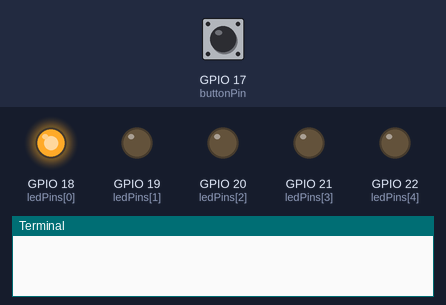
Bench run of a program on a simulated Raspberry Pi (BCM pin numbers). Shown: output pins drawn as LEDs (lit = HIGH), the last lines printed to the terminal. The test bench sets the inputs (shaded band); at power-on: GPIO 17 (buttonPin) HIGH.

Above: at 0.1 s.
At 1.2 s:
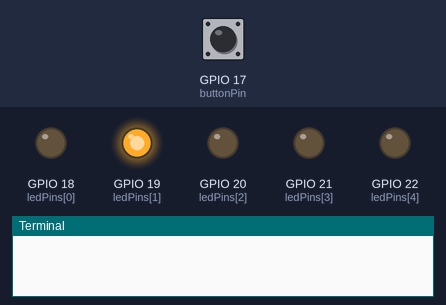
1.3 s: GPIO 17 (buttonPin) pulled LOW for 0.15 s
At 2.8 s:
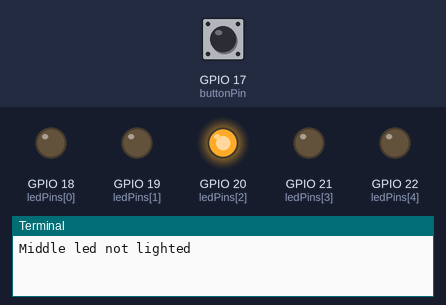
Timing chart, 0 to 10.4 s (numbered marks = the images above; inputs shaded):
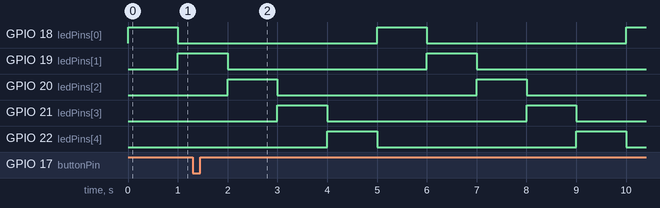

The program:

whack_a_mole.py
```python
#Import modules
import RPi.GPIO as GPIO
import time

#Define variables
buttonPin = 17
ledPins = [18, 19, 20, 21, 22]
interval = 1.0
decreaseWith = 0.3
currentLed = 0

#Functions
def initLeds():
        for i in range(len(ledPins)):
                GPIO.setup(ledPins[i], GPIO.OUT)

def lightLed(num):
        for i in range(len(ledPins)):
                if i == num:
                        GPIO.output(ledPins[i], True)
                else:
                        GPIO.output(ledPins[i], False)

def cycleLeds():
        global currentLed
        lightLed(currentLed)
        currentLed += 1
        if currentLed == len(ledPins):
                currentLed = 0
        time.sleep(interval)

# buttonPin interrupt callback function
def speedUp(buttonPin):
        global interval
        if (interval - decreaseWith > 0):
                if GPIO.input(ledPins[2]):
                        interval -= decreaseWith
                        print "Interval decreased. Current interval ", interval
                else:
                        print "Middle led not lighted"
        else:
                print "Congratz! Max speed reached"

#Setup
GPIO.setmode(GPIO.BCM)
GPIO.setup(buttonPin, GPIO.IN, pull_up_down=GPIO.PUD_UP)
initLeds()
GPIO.add_event_detect(buttonPin, GPIO.FALLING, callback=speedUp, bouncetime=200)

#Loop
while (True):
        cycleLeds()
```

Measured:
- by itself, GPIO 20 (ledPins[2]), GPIO 21 (ledPins[3]), GPIO 22 (ledPins[4]): alternates HIGH for 1.0 s and LOW for 4.0 s
